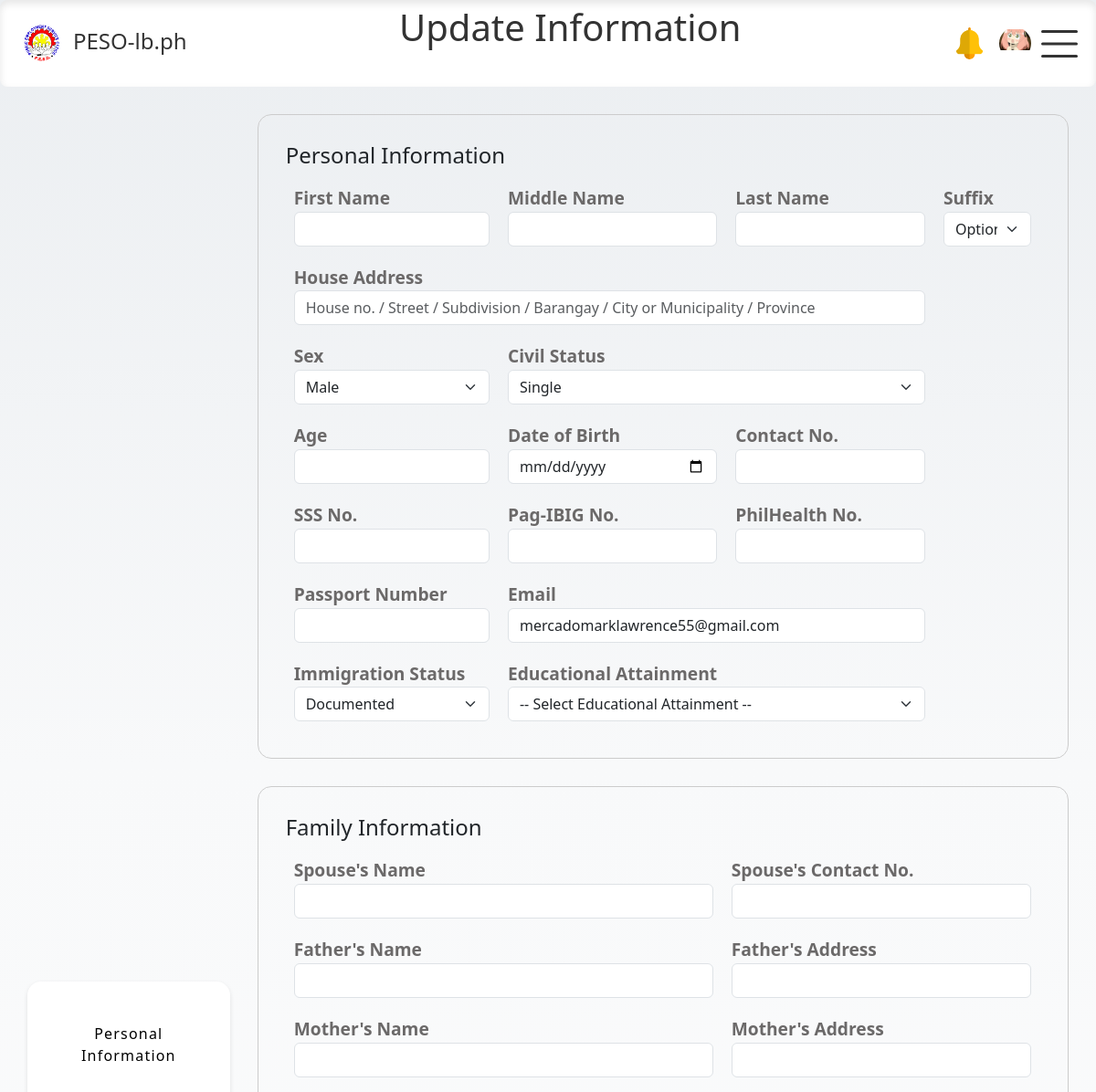
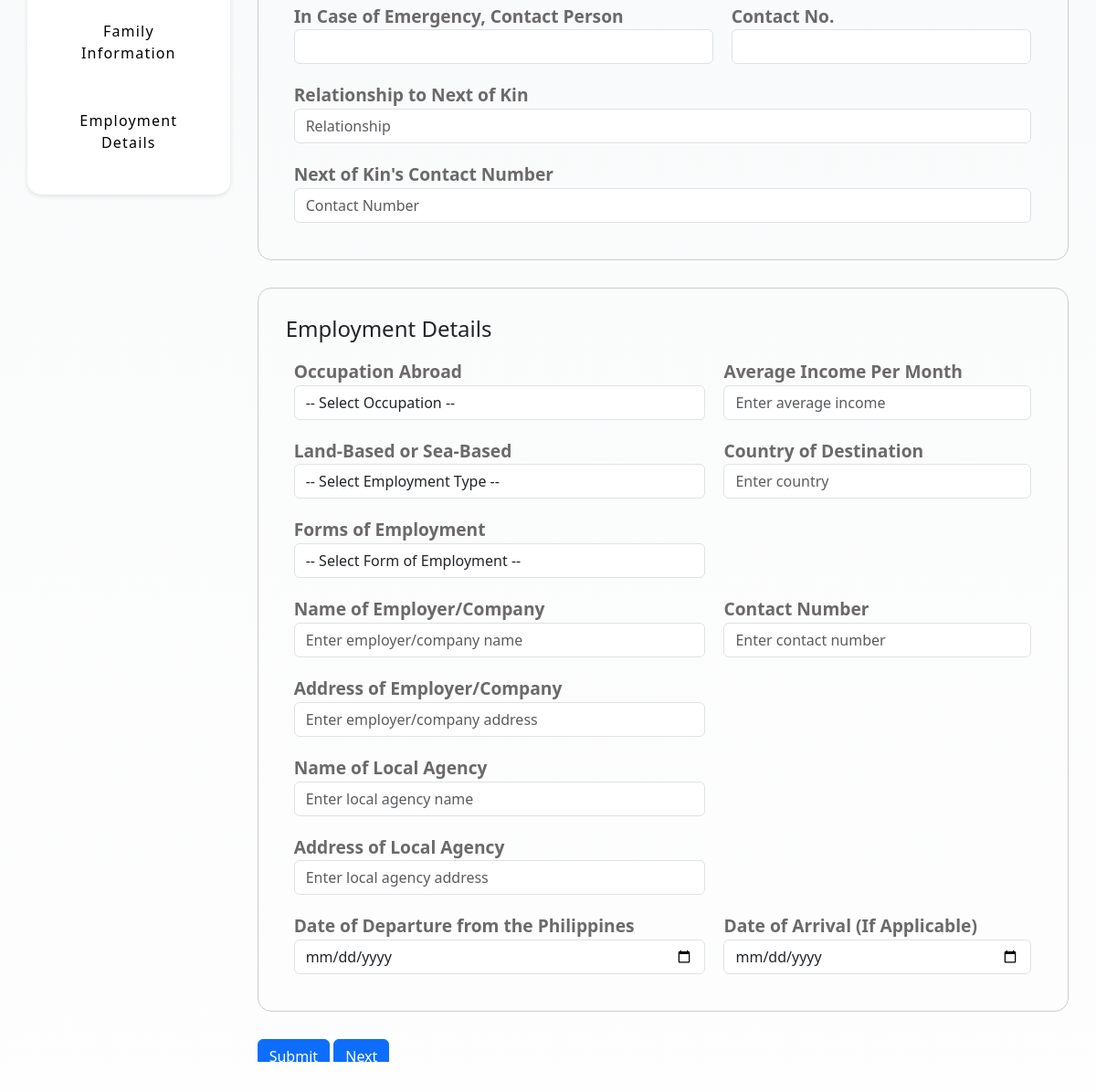
Page /html/applicant/ofw_home.php (signed in) on the committed database (2 pictures, top to bottom).
### tables this page shows
CREATE TABLE `applicant_profile` (
  `id` int(11) NOT NULL,
  `user_id` int(11) NOT NULL,
  `email` varchar(255) NOT NULL,
  `first_name` varchar(100) DEFAULT NULL,
  `last_name` varchar(100) DEFAULT NULL,
  `middle_name` varchar(100) DEFAULT NULL,
  `dob` date DEFAULT NULL,
  `age` int(11) DEFAULT NULL,
  `specialization` varchar(255) DEFAULT NULL,
  `sex` enum('male','female') DEFAULT NULL,
  `civil_status` enum('Single','Married','Widowed') DEFAULT NULL,
  `contact_no` int(11) DEFAULT NULL,
  `photo` varchar(255) DEFAULT 'user.png',
  `house_address` varchar(255) DEFAULT NULL,
  `sss_no` varchar(20) DEFAULT NULL,
  `pagibig_no` varchar(20) DEFAULT NULL,
  `philhealth_no` varchar(20) DEFAULT NULL,
  `passport_no` varchar(20) DEFAULT NULL,
  `immigration_status` enum('Documented','Undocumented','Returning','Repatriated') DEFAULT NULL,
  `spouse_name` varchar(100) DEFAULT NULL,
  `spouse_contact` varchar(15) DEFAULT NULL,
  `fathers_name` varchar(100) DEFAULT NULL,
  `fathers_address` varchar(255) DEFAULT NULL,
  `mothers_name` varchar(100) DEFAULT NULL,
  `mothers_address` varchar(255) DEFAULT NULL,
  `emergency_contact_name` varchar(100) DEFAULT NULL,
  `next_of_kin_relationship` varchar(50) DEFAULT NULL,
  `next_of_kin_contact` varchar(15) DEFAULT NULL,
  `education_level` enum('Elementary Undergraduate','Elementary Graduate','High School Undergraduate','High School Graduate','College Undergraduate','College Graduate','Vocational') DEFAULT NULL,
  `occupation` enum('Administrative Work','Medical Work','Factory/Manufacturing','Farmers (Agriculture)','Teaching','Information Technology','Engineering','Restaurant Jobs (F&B)','Seaman (Sea-Based)','Household Service Worker (Domestic Helper)','Construction Work','Entertainment','Tourism Sector','Hospitality Sector','Others') DEFAULT NULL,
  `prefix` enum('Sr.','Jr.','II','III','IV','V','VI','VII') DEFAULT NULL,
  `emergency_contact_num` int(11) DEFAULT NULL,
  `income` int(11) DEFAULT NULL,
  `country` varchar(100) DEFAULT NULL,
  `employment_type` varchar(100) DEFAULT NULL,
  `employment_form` enum('Recruitment Agency','Government Hire','Name Hire','Referral') DEFAULT NULL,
  `employer_name` varchar(100) DEFAULT NULL,
  `contact_number` int(11) DEFAULT NULL,
  `employer_address` varchar(100) DEFAULT NULL,
  `local_agency_name` varchar(100) DEFAULT NULL,
  `local_agency_address` varchar(100) DEFAULT NULL,
  `arrival_date` date DEFAULT NULL,
  `dept_date` date DEFAULT NULL
);

### html/applicant/ofw_home.php (the view, shortened to what the rows shown need)
<?php
include '../../php/conn_db.php';
function checkSession() {
   if (!isset($_SESSION['id'])) {
       header("Location: ../login.html");
       exit();
   } else {
       return $_SESSION['id'];
   }
}
$userId = checkSession();
$sql = "SELECT * FROM applicant_profile WHERE user_id = ?";
$stmt = $conn->prepare($sql);
$stmt->bind_param("i", $userId);
$stmt->execute();
$result = $stmt->get_result();
$row = $result->fetch_assoc();
?>
<!DOCTYPE html>
<html lang="en">
<head>
  <link rel="stylesheet" href="https://cdn.jsdelivr.net/npm/bootstrap@5.3.0/dist/css/bootstrap.min.css">
  <link href="https://cdnjs.cloudflare.com/ajax/libs/bootstrap-icons/1.10.0/font/bootstrap-icons.min.css" rel="stylesheet">
  <link rel="stylesheet" href="../../css/ofw_home.css">
  <link rel="stylesheet" href="../../css/nav_float.css">
</head>
<body data-bs-spy="scroll" data-bs-target="#scrollspy-menu" data-bs-offset="175">
<nav>
    <header>
        <h1 class="h1">Update Information</h1>
    </header>
    <div class="profile-icons">
        <div class="profile-icon" data-bs-toggle="popover" data-bs-placement="bottom">
    <?php if (!empty($row['photo'])): ?>
        <img id="preview" src="../../php/applicant/images/<?php echo $row['photo']; ?>" alt="Profile Image" class="circular--square">
    <?php else: ?>
        <img src="../../img/user-placeholder.png" alt="Profile Picture" class="rounded-circle">
    <?php endif; ?>
    </div>
    </div>
</nav>
<div class="outer-container">
    <div class="container-fluid">
    <div class="form-content">
      <form action="../../php/applicant/ofw_details.php" method="POST">
<div id="section1" class="input-group">
  <table>
    <tr>
      <td>
        <label for="firstName" class="info">First Name</label>
        <input type="text" id="firstName" name="firstName" class="form-control" value="<?php echo isset($row['first_name']) ? htmlspecialchars($row['first_name']) : ''; ?>" placeholder=" " required>
      </td>
      <td>
        <label for="middleName" class="info">Middle Name</label>
        <input type="text" id="middleName" name="middleName" class="form-control" value="<?php echo isset($row['middle_name']) ? htmlspecialchars($row['middle_name']) : ''; ?>">
      </td>
      <td>
        <label for="lastName" class="info">Last Name</label>
        <input type="text" id="lastName" name="lastName" class="form-control" value="<?php echo isset($row['last_name']) ? htmlspecialchars($row['last_name']) : ''; ?>" required>
      </td>
    </tr>
    <tr>
      <td class="house" colspan="3">
        <label for="houseadd" class="info">House Address</label>
        <input type="text" id="houseadd" name="houseadd" class="form-control h1ouse-info"
        placeholder="House no. / Street / Subdivision / Barangay / City or Municipality / Province"
        value="<?php echo isset($row['house_address']) ? htmlspecialchars($row['house_address']) : ''; ?>" required>
      </td>
    </tr>
    <tr>
      <td>
        <label for="age" class="info">Age</label>
        <input type="number" id="age" name="age" class="form-control" value="<?php echo isset($row['age']) ? htmlspecialchars($row['age']) : ''; ?>" required>
      </td>
      <td>
        <label for="dob" class="info">Date of Birth</label>
        <input type="date" id="dob" name="dob" class="form-control" value="<?php echo isset($row['dob']) ? htmlspecialchars($row['dob']) : ''; ?>" required>
      </td>
      <td>
        <label for="contactNo" class="info">Contact No.</label>
        <input type="tel" id="contactNo" name="contactNo" class="form-control" value="<?php echo isset($row['contact_no']) ? htmlspecialchars($row['contact_no']) : ''; ?>" required>
      </td>
    </tr>
    <tr>
      <td>
        <label for="sssNo" class="info">SSS No.</label>
        <input type="text" id="sssNo" name="sssNo" class="form-control" value="<?php echo isset($row['sss_no']) ? htmlspecialchars($row['sss_no']) : ''; ?>">
      </td>
      <td>
        <label for="pagibigNo" class="info">Pag-IBIG No.</label>
        <input type="text" id="pagibigNo" name="pagibigNo" class="form-control" value="<?php echo isset($row['pagibig_no']) ? htmlspecialchars($row['pagibig_no']) : ''; ?>">
      </td>
      <td>
        <label for="philhealthNo" class="info">PhilHealth No.</label>
        <input type="text" id="philhealthNo" name="philhealthNo" class="form-control" value="<?php echo isset($row['philhealth_no']) ? htmlspecialchars($row['philhealth_no']) : ''; ?>">
      </td>
    </tr>
    <tr>
      <td>
        <label for="passportNo" class="info">Passport Number</label>
        <input type="text" id="passportNo" name="passportNo" class="form-control" value="<?php echo isset($row['passport_no']) ? htmlspecialchars($row['passport_no']) : ''; ?>">
      </td>
      <td colspan="2">
        <label for="email" class="info">Email</label>
        <input type="email" id="email" name="email" class="form-control" value="<?php echo isset($row['email']) ? htmlspecialchars($row['email']) : ''; ?>" required>
      </td>
    </tr>
  </table>
</div>
<div id="section2" class="input-group">
  <table>
    <tr>
      <td>
        <label for="spouseName" class="info">Spouse's Name</label>
        <input type="text" id="spouseName" name="spouseName" class="form-control" value="<?php echo isset($row['spouse_name']) ? htmlspecialchars($row['spouse_name']) : ''; ?>">
      </td>
      <td>
        <label for="spouseContact" class="info">Spouse's Contact No.</label>
        <input type="text" id="spouseContact" name="spouseContact" class="form-control" value="<?php echo isset($row['spouse_contact']) ? htmlspecialchars($row['spouse_contact']) : ''; ?>">
      </td>
    </tr>
    <tr>
      <td>
        <label for="fathersName" class="info">Father's Name</label>
        <input type="text" id="fathersName" name="fathersName" class="form-control" value="<?php echo isset($row['fathers_name']) ? htmlspecialchars($row['fathers_name']) : ''; ?>">
      </td>
      <td>
        <label for="fathersAddress" class="info">Father's Address</label>
        <input type="text" id="fathersAddress" name="fathersAddress" class="form-control" value="<?php echo isset($row['fathers_address']) ? htmlspecialchars($row['fathers_address']) : ''; ?>">
      </td>
    </tr>
    <tr>
      <td>
        <label for="mothersName" class="info">Mother's Name</label>
        <input type="text" id="mothersName" name="mothersName" class="form-control" value="<?php echo isset($row['mothers_name']) ? htmlspecialchars($row['mothers_name']) : ''; ?>">
      </td>
      <td>
        <label for="mothersAddress" class="info">Mother's Address</label>
        <input type="text" id="mothersAddress" name="mothersAddress" class="form-control" value="<?php echo isset($row['mothers_address']) ? htmlspecialchars($row['mothers_address']) : ''; ?>">
      </td>
    </tr>
    <tr>
      <td>
        <label for="emergencyContactName" class="info">In Case of Emergency, Contact Person</label>
        <input type="text" id="emergencyContactName" name="emergencyContactName" class="form-control" value="<?php echo isset($row['emergency_contact_name']) ? htmlspecialchars($row['emergency_contact_name']) : ''; ?>">
      </td>
      <td>
        <label for="emergencyContactNum" class="info">Contact No.</label>
        <input type="text" id="emergencyContactNum" name="emergencyContactNum" class="form-control" value="<?php echo isset($row['emergency_contact_num']) ? htmlspecialchars($row['emergency_contact_num']) : ''; ?>">
      </td>
    </tr>
    <tr>
      <td colspan="2">
        <label for="nextOfKinRelationship" class="info">Relationship to Next of Kin</label>
        <input type="text" id="nextOfKinRelationship" name="nextOfKinRelationship" class="form-control" placeholder="Relationship" value="<?php echo isset($row['next_of_kin_relationship']) ? htmlspecialchars($row['next_of_kin_relationship']) : ''; ?>">
      </td>
    </tr>
    <tr>
      <td colspan="2">
        <label for="nextOfKinContact" class="info">Next of Kin's Contact Number</label>
        <input type="text" id="nextOfKinContact" name="nextOfKinContact" class="form-control" placeholder="Contact Number" value="<?php echo isset($row['next_of_kin_contact']) ? htmlspecialchars($row['next_of_kin_contact']) : ''; ?>">
      </td>
    </tr>
  </table>
</div>
        <div id="section3" class="input-group">
          <table>
            <tr>
    <td>
      <label for="income" class="info">Average Income Per Month</label>
      <input type="number" id="income" name="income" class="form-control" placeholder="Enter average income" value="<?php echo isset($row['income']) ? htmlspecialchars($row['income']) : ''; ?>" required>
    </td>
  </tr>
  <tr>
    <td>
      <label for="country" class="info">Country of Destination</label>
      <input type="text" id="country" name="country" class="form-control" placeholder="Enter country" value="<?php echo isset($row['country']) ? htmlspecialchars($row['country']) : ''; ?>" required>
    </td>
  </tr>
  <tr>
    <td>
      <label for="employerName" class="info">Name of Employer/Company</label>
      <input type="text" id="employerName" name="employer_name" class="form-control" placeholder="Enter employer/company name" value="<?php echo isset($row['employer_name']) ? htmlspecialchars($row['employer_name']) : ''; ?>" required>
    </td>
    <td>
      <label for="contactNumber" class="info">Contact Number</label>
      <input type="text" id="contactNumber" name="contact_number" class="form-control" placeholder="Enter contact number" value="<?php echo isset($row['contact_number']) ? htmlspecialchars($row['contact_number']) : ''; ?>" required>
    </td>
  </tr>
  <tr>
    <td>
      <label for="employerAddress" class="info">Address of Employer/Company</label>
      <input type="text" id="employerAddress" name="employer_address" class="form-control" placeholder="Enter employer/company address" value="<?php echo isset($row['employer_address']) ? htmlspecialchars($row['employer_address']) : ''; ?>" required>
    </td>
  </tr>
  <tr>
    <td>
      <label for="localAgencyName" class="info">Name of Local Agency</label>
      <input type="text" id="localAgencyName" name="local_agency_name" class="form-control" placeholder="Enter local agency name" value="<?php echo isset($row['local_agency_name']) ? htmlspecialchars($row['local_agency_name']) : ''; ?>" required>
    </td>
  </tr>
  <tr>
    <td>
      <label for="localAgencyAddress" class="info">Address of Local Agency</label>
      <input type="text" id="localAgencyAddress" name="local_agency_address" class="form-control" placeholder="Enter local agency address" value="<?php echo isset($row['local_agency_address']) ? htmlspecialchars($row['local_agency_address']) : ''; ?>" required>
    </td>
  </tr>
  <tr>
    <td>
      <label for="departureDate" class="info">Date of Departure from the Philippines</label>
      <input type="date" id="departureDate" name="departure_date" class="form-control" value="<?php echo isset($row['dept_date']) ? htmlspecialchars($row['dept_date']) : ''; ?>" required>
    </td>
    <td>
      <label for="arrivalDate" class="info">Date of Arrival (If Applicable)</label>
      <input type="date" id="arrivalDate" name="arrival_date" class="form-control" value="<?php echo isset($row['arrival_date']) ? htmlspecialchars($row['arrival_date']) : ''; ?>">
    </td>
  </tr>
        </table>
        </div>
      </form>
    </div>
  </div>
</div>
</body>
</html>

### rows in the picture
applicant_profile: photo (picture), email "mercadomarklawrence55@gmail.com"
